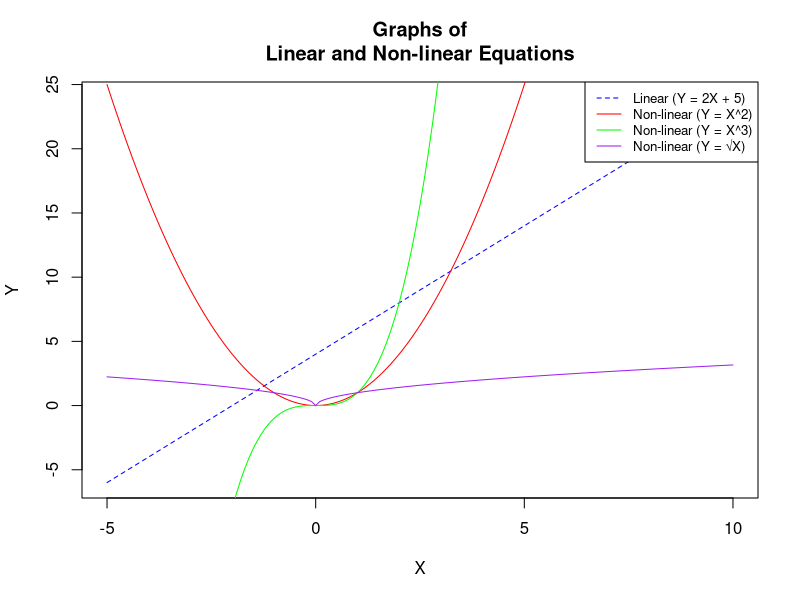

This figure's R source:
x <- seq(-5, 10, by = 0.1)
M <- 2
C <- 4
eq <- M * x + C
neq1 <- x^2
neq2 <- x^3
neq3 <- sqrt(abs(x))
plot(x,eq, type = "l", col = "blue ", lty = 2,xlab = "X", ylab = "Y", main = "Graphs of
Linear and Non-linear Equations")
lines(x, neq1, col = "red")
lines(x, neq2, col = "green")
lines(x, neq3, col = "purple")
legend("topright", legend = c("Linear (Y = 2X + 5)", "Non-linear (Y = X^2)", "Non-linear (Y = X^3)", "Non-linear (Y = √X)"), col = c("blue", "red", "green", "purple"), lty = c(2, 1, 1, 1), cex = 0.8)
